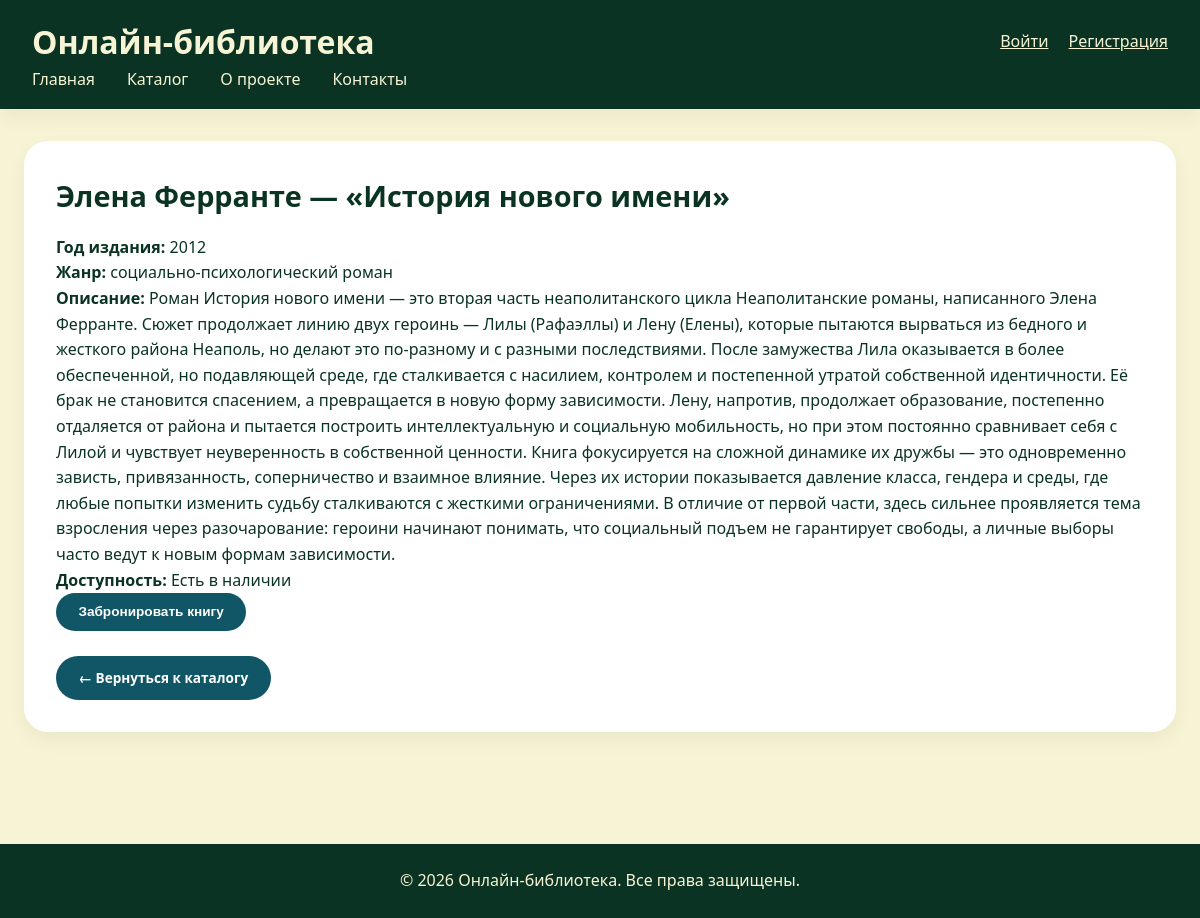
Screenshot of /book/1/ with the database file from the repository.
### library/models.py (models this page shows, shortened)
class Book(models.Model):
    title = models.CharField(max_length=200, verbose_name="Название")
    author = models.CharField(max_length=200, verbose_name="Автор")
    description = models.TextField(verbose_name="Описание")
    year = models.IntegerField(verbose_name="Год издания", null=True, blank=True)
    genre = models.CharField(max_length=100, verbose_name="Жанр", null=True, blank=True)
    available = models.BooleanField(default=True, verbose_name="В наличии")
    created_at = models.DateTimeField(auto_now_add=True, verbose_name="Дата добавления")
    class Meta:
        verbose_name = "Книга"
        verbose_name_plural = "Книги"
        ordering = ['-created_at']

### library/views.py (the view)
# urls.py: path('book/<int:book_id>/', views.book_detail, name='book_detail'),
def book_detail(request, book_id):
    book = get_object_or_404(Book, id=book_id)
    return render(request, 'book_detail.html', {'book': book})

### templates/book_detail.html (shortened to what this page needs)
<!DOCTYPE html>
<html lang="ru">
<head>
    {% load static %}
    <link rel="stylesheet" href="{% static 'css/style.css' %}">
</head>
<body>
    <header>
        <div style="display: flex; justify-content: space-between; align-items: center;">
            <h1>Онлайн-библиотека</h1>
            <div>
                {% if user.is_authenticated %}
                    <span>Привет, {{ user.username }}!</span>
                    <a href="/accounts/logout/" style="color: #F7F4D5; margin-left: 1rem;">Выйти</a>
                {% else %}
                    <a href="/accounts/login/" style="color: #F7F4D5;">Войти</a>
                    <a href="/register/" style="color: #F7F4D5; margin-left: 1rem;">Регистрация</a>
                {% endif %}
            </div>
        </div>
        <nav>
            <ul>
                <li><a href="/">Главная</a></li>
                <li><a href="/catalog/">Каталог</a></li>
                <li><a href="/about/">О проекте</a></li>
                <li><a href="/contacts/">Контакты</a></li>
            </ul>
        </nav>
    </header>
    <main>
        <section>
            <div style="display: flex; justify-content: space-between; align-items: flex-start; flex-wrap: wrap;">
                <h2>{{ book.author }} — «{{ book.title }}»</h2>
            </div>
            {% if book.year %}
            <p><strong>Год издания:</strong> {{ book.year }}</p>
            {% endif %}
            {% if book.genre %}
            <p><strong>Жанр:</strong> {{ book.genre }}</p>
            {% endif %}
            <p><strong>Описание:</strong> {{ book.description }}</p>
            <p><strong>Доступность:</strong> {% if book.available %}Есть в наличии{% else %}Нет в наличии{% endif %}</p>
            {% if book.available %}
            <button class="btn book-btn" data-book="{{ book.title }}" style="background: #105666;">Забронировать книгу</button>
            {% else %}
            <button class="btn" disabled style="background: #D3968C;">Книга забронирована</button>
            {% endif %}
            <br><br>
            <a href="/catalog/" class="btn">← Вернуться к каталогу</a>
        </section>
    </main>
    <footer>
        <p>&copy; 2026 Онлайн-библиотека. Все права защищены.</p>
    </footer>
    {% load static %}
</body>
</html>

### static/css/style.css (style rules this page uses)
:root { --dark-green: #0A3323; --moss-green: #839958; --beige: #F7F4D5; --rosy-brown: #D3968C; --midnight-green: #105666; --white: #ffffff; --shadow: 0 8px 20px rgba(0,0,0,0.05); --shadow-hover: 0 12px 28px rgba(0,0,0,0.1); }
* { margin: 0; padding: 0; box-sizing: border-box; }
body { font-family: 'Segoe UI', Roboto, 'Helvetica Neue', sans-serif; background-color: var(--beige); color: var(--dark-green); line-height: 1.6; min-height: 100vh; display: flex; flex-direction: column; }
header { background: var(--dark-green); color: var(--beige); padding: 1rem 2rem; box-shadow: var(--shadow); }
nav ul { display: flex; list-style: none; gap: 2rem; }
nav a { color: var(--beige); text-decoration: none; font-weight: 500; transition: opacity 0.2s; }
main { flex: 1; max-width: 1300px; margin: 2rem auto; padding: 0 1.5rem; width: 100%; }
section { background: var(--white); border-radius: 24px; padding: 2rem; margin-bottom: 2rem; box-shadow: var(--shadow); }
.btn { display: inline-block; background: var(--midnight-green); color: white; border: none; padding: 0.7rem 1.4rem; border-radius: 40px; font-size: 0.85rem; font-weight: 600; cursor: pointer; transition: all 0.2s ease; text-decoration: none; text-align: center; }
h2 { font-size: 1.8rem; margin-bottom: 1rem; color: var(--dark-green); }
footer { background: var(--dark-green); color: var(--beige); text-align: center; padding: 1.5rem; margin-top: 3rem; }

### rows the page displays
Book: author "Элена Ферранте", title "История нового имени", year "2012", genre "социально-психологический роман", description "Роман История нового имени — это вторая часть неаполитанского цикла Неаполитанские романы, написанного Элена Ферранте. Сюжет продолжает линию двух героинь — Лилы (Рафаэллы) и Лену (Елены), которые пытаются вырваться из бедного и жесткого района Неаполь, но делают это по-разному и с разными последствиями. После замужества Лила оказывается в более обеспеченной, но подавляющей среде, где сталкивается с насилием, контролем и постепенной утратой собственной идентичности. Её брак не становится спасением, а превращается в новую форму зависимости. Лену, напротив, продолжает образование, постепенно отдаляется от района и пытается построить интеллектуальную и социальную мобильность, но при этом…"
